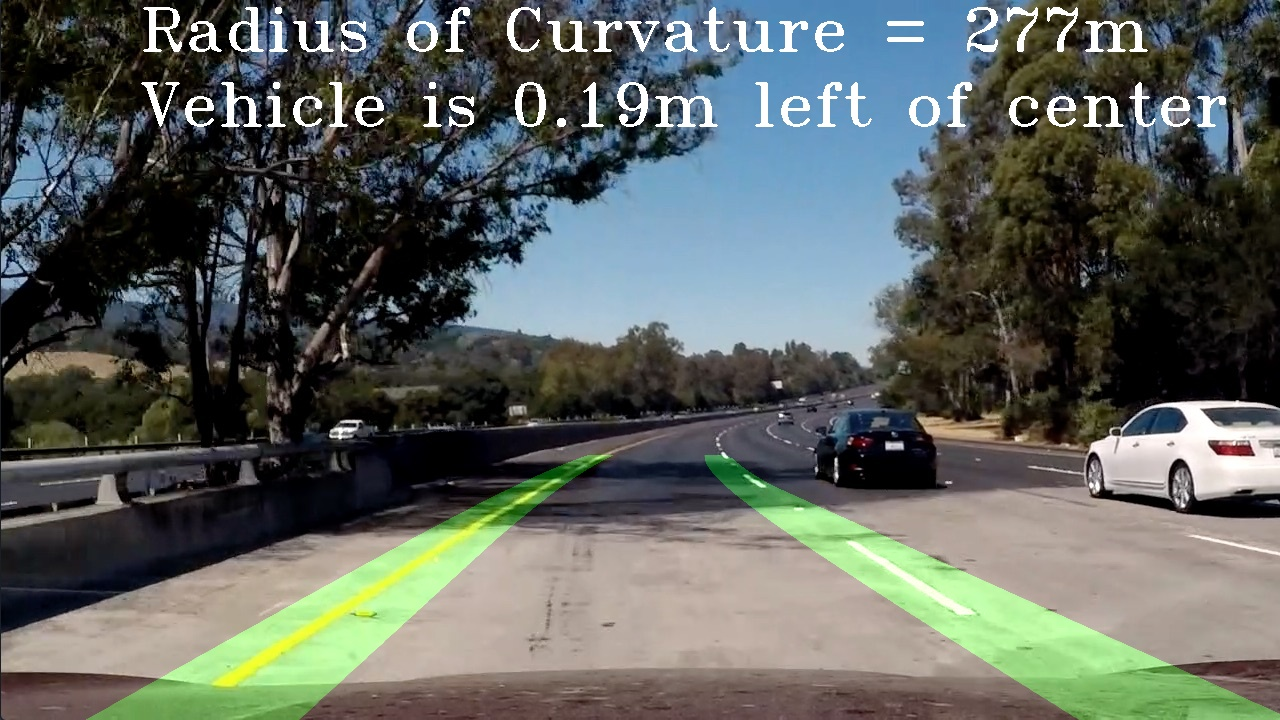
#> input picture output_images/test5.jpg, 1280 x 720 px
$ python -i Advanced_Lane_Lines.py   (imports and definitions only)   (older library calls are emulated)
#> lines starting #> are read from the running program, lines starting #| are printed output that depends on the picture
import numpy as np
import matplotlib.pyplot as plt
from moviepy.editor import VideoFileClip
import cv2
import glob


###########################################################################333333333333
####   Function to print images for comparison to original image
# [23 lines left out: function print_images, not called in this run]

#####################################################################################
#### Camera calibration function

def calibrate_camera(cal_images,nx=9,ny=6,prn=0,nm='calibrate_camera'):
#> further down, picture is the input picture: shape (720, 1280, 3); mean B, G, R 93.6, 98.7, 92.9
    imgpts = [] # pixels identified in the image
    objpts = [] # Real life object points
    for name in glob.glob(cal_images):
        img=cv2.imread(name)
        gray=cv2.cvtColor(img,cv2.COLOR_BGR2GRAY)

        objp=np.zeros((nx*ny,3),np.float32)
        objp[:,:2]=np.mgrid[0:nx,0:ny].T.reshape(-1,2)

        ret,corners = cv2.findChessboardCorners(gray,(nx,ny),None)

        if ret==True:
            img = cv2.drawChessboardCorners(img,(nx,ny),corners,ret)

            imgpts.append(corners)
            objpts.append(objp)
    orig = np.copy(img)
    ret, mtx, dist, rvecs, tvecs = cv2.calibrateCamera(objpts,imgpts,img.shape[1::-1],None,None)

    ## to print comparison with original image
    if prn==1:
        print_images(orig,img,nm)

    return ret, mtx, dist, rvecs, tvecs

################################################################################################
##### Image undistortion code

# [23 lines left out: functions cal_undistort, color_threshold, not called in this run]

####################################################################################################
#### Sobel threshold of the image
# orient == 'm' for magnitude or 'gr' for gradient or 'x' or 'y'

def sobel_threshold(img, orient='m',kern=3, thresh=(30, 100),prn=0,nm='sobel_threshold'):
#> called with orient = 'm', kern = 3, thresh = (30, 100), prn = 0, nm = 'sobel_threshold'
    orig=np.copy(img)
    gray=cv2.cvtColor(img,cv2.COLOR_BGR2GRAY)
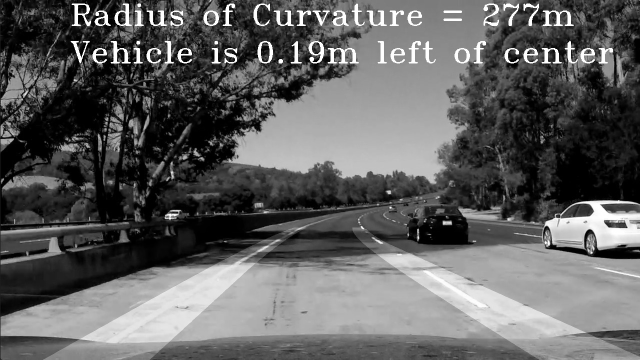
#> gray: shape (720, 1280) (shown at 1/2 size); min 0, max 255, mean 96.4

    sobx=cv2.Sobel(gray,cv2.CV_64F,1,0,ksize=kern)
    soby = cv2.Sobel(gray, cv2.CV_64F, 0, 1, ksize=kern)
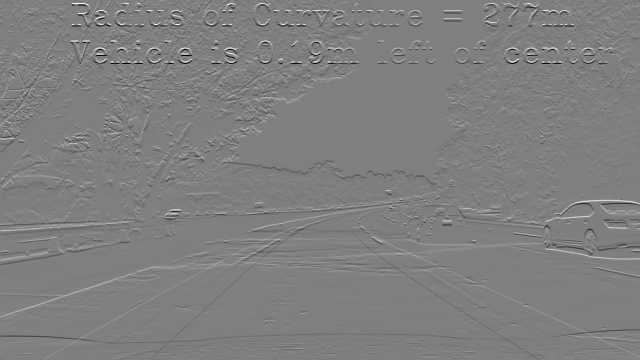
#> soby: shape (720, 1280) float64 (shown at 1/2 size); min -1020, max 1019, mean 0.3; drawn with min black and max white

    if orient=='m':     # magnitude of sobel
        sob=np.sqrt((sobx**2)+(sobx**2))
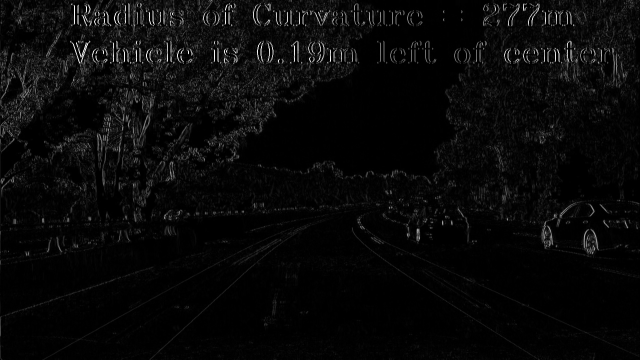
#> sob: shape (720, 1280) float64 (shown at 1/2 size); min 0, max 1439.7, mean 52.7; drawn with min black and max white
    elif orient=='gr':  # gradient of sobel
        abs_sobx=np.absolute(sobx)
        abs_soby = np.absolute(soby)

        sob=np.arctan2(abs_soby,abs_sobx)
    elif orient=='x':   # sobel gradient in x direction
        sob=sobx
    elif orient=='y':   # sobel gradient in y direction
        sob=soby
    else:
        print("Enter a valid value of orient")
        return gray

    binary_image = np.zeros_like(gray)
    binary_image[(sob>= thresh[0]) & (sob < thresh[1])]=1

    if prn==1:
        print_images(orig,binary_image,nm+orient)

    return binary_image

################################################################################################
##### Perspective transform for the bird's eye view of the image

# [286 lines left out: functions perspective_transform, find_lanes, search_around_poly, rad_curvature, fit_poly, plot_poly, not called in this run]

######################################################################################
#### Find weighted image from two images

def img_weighted(main_img,overlay_img,a=1,b=0.3):
    return cv2.addWeighted(main_img, a, overlay_img, b, 0)

########################################################################################
#### Put text in the image

def image_text(img,string,coord=(100,100),type=4,scl=2,color=(255,255,255),thickness=2):
    return cv2.putText(img, string,coord, type, scl, (255, 255, 255), thickness)

###########################################################################################
# Define a class to receive the characteristics of each line detection
class Line():
    def __init__(self):
        # was the line detected in the last iteration?
        self.detected = False
        # x values of the last n fits of the line
        self.recent_xfitted = []
        #average x values of the fitted line over the last n iterations
        self.bestx = None
        #polynomial coefficients averaged over the last n iterations
        self.average_fit = None
        #polynomial coefficients for the most recent fit
        self.current_fit = [np.array([False])]
        #radius of curvature of the line in some units
        self.radius_of_curvature = None
        #distance in meters of vehicle center from the line
        self.line_base_pos = None
        #difference in x-coordinate at top
        self.diffx=[]
        #difference in fit coefficients between last and new fits
        self.diffs = np.array([0,0,0], dtype='float')
        #x values for detected line pixels
        self.allx = None
        #y values for detected line pixels
        self.ally = None

left=Line()
right=Line()

#############################################################################################
#### camera calibration

cal_images='camera_cal/calibration*.jpg'
# [1 line not run here, left out]
# [1 line that did not run here, left out]

################################################################################################
#### defining source and destination points for perspective transform

src=np.float32([[190,720],[581,457],[703,457],[1140,720]])
dest=np.float32([[200,720],[200,50],[1080,50],[1080,720]])

###################################################################################################
#### FOR INDIVIDUAL IMAGE PROCESSING

# for name in glob.glob('test_images/*.jpg'):
# # name='test_images/test3.jpg'
#     image=cv2.imread(name)        #   Read image
#     undst=cal_undistort(image,mtx,dist)   # undistort image
#     sobx=sobel_threshold(undst, orient='x',kern=3, thresh=(30, 250))      # sobel threshold in X- direction
#     #soby=sobel_threshold(undst, orient='y',kern=3, thresh=(30, 250))
#     # sobm=sobel_threshold(undst, orient='m',kern=3, thresh=(70, 250))
#     # sobgr=sobel_threshold(undst, orient='gr',kern=3, thresh=(0.7, 1.1))
#     # color_threshold(lane_image,channel=0,thresh=(100,250),prn=1)
#     col_binary=color_threshold(undst,channel=2,thresh=(100,250))      # color threshold
#
#     combined=np.zeros_like(col_binary)
#     combined[(sobx>0) | (col_binary>0)]=1     # combining thresholds

#     warped=perspective_transform(combined,src,dest)       # perspective tranform Bird's eye view
#     left_poly,right_poly=find_lanes(warped)               # find lanes from scratch
#     result,window_img=plot_poly(warped,left_poly,right_poly)  # plot polynomial around lanes
#     rad_curvature(warped)     # radius of curvature of lanes
#
#     rad_left=left.radius_of_curvature
#     rad_right=right.radius_of_curvature
#     car_ln_center=left.line_base_pos
#
#     warped=perspective_transform(window_img,src,dest,inv=1)       # perspetive transform to original image frame
#     processed_img=img_weighted(image,warped.astype(np.uint8))     # projecting lanes to original image
#
#     rad_str='Radius of Curvature = '+str(int((rad_left+rad_right)/2))+'m'
#
#     if car_ln_center>0:
#         cen_str='Vehicle is '+str(np.abs(round(car_ln_center,2)))+'m right of center'
#     else:
#         cen_str = 'Vehicle is ' + str(np.abs(round(car_ln_center,2))) + 'm left of center'
#
#     final_img=image_text(processed_img,rad_str,coord=(warped.shape[1]//2-500,50))     # put text on the image
#     final_img=image_text(processed_img,cen_str,coord=(warped.shape[1]//2-500,125))
#
#     output_filepath='output_images/test_images_'+name[12:]
#     cv2.imwrite(output_filepath,final_img)

# FOR VIDEO FRAME PROCESSING
# [35 lines left out: function img_proc, not called in this run]

# video paths
video1='harder_challenge_video.mp4'
output_filepath='trial/'+video1
# [1 line that did not run here, left out]
# [1 line that did not run here, left out]
# [1 line not run here, left out]

>>> import cv2
>>> picture = cv2.imread('output_images/test5.jpg')
>>> result = sobel_threshold(picture)
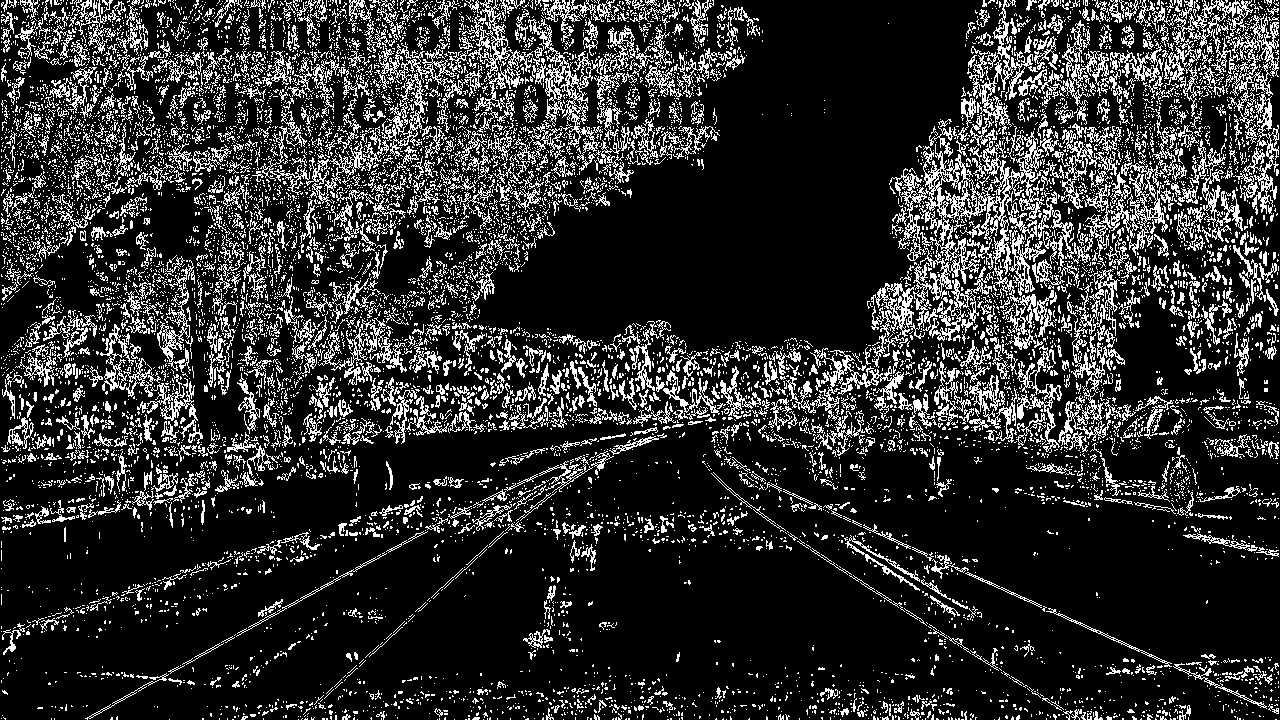
#> result: shape (720, 1280); values 0 (black) and 1 (white), 18.2% white in thin lines or dots

$ run again, on output_images/test3.jpg
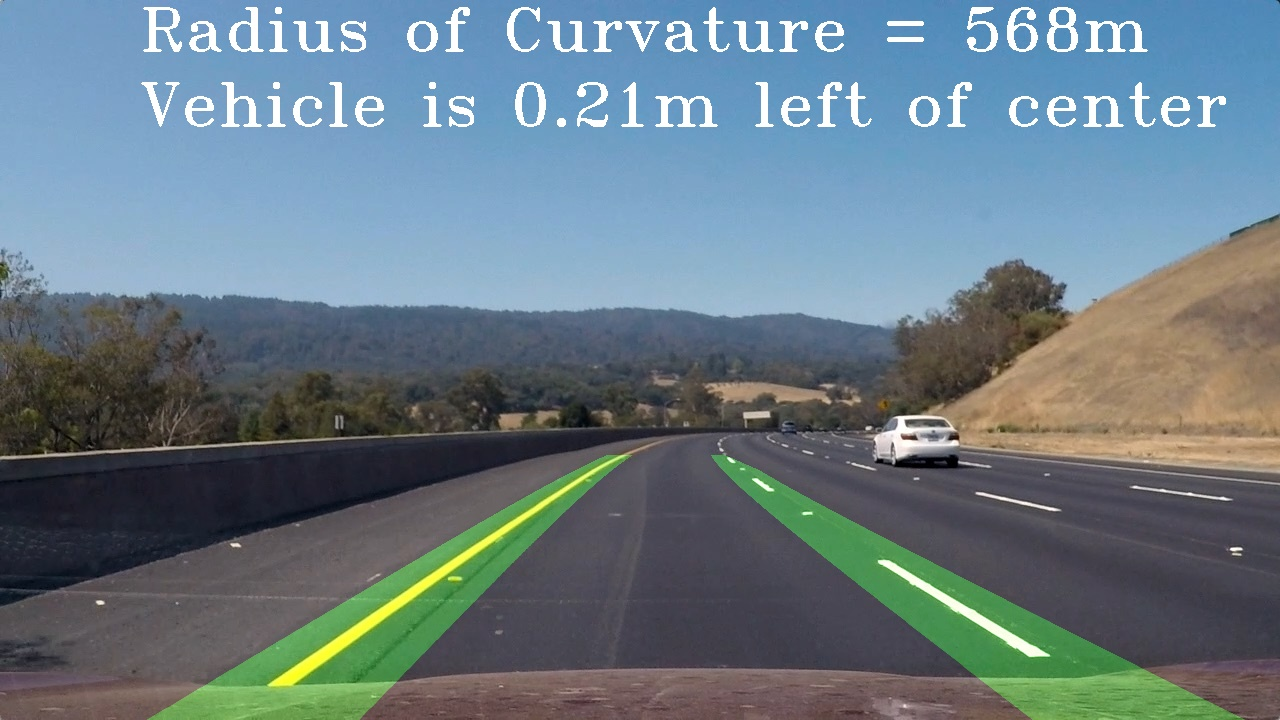
#> input picture output_images/test3.jpg, 1280 x 720 px
#> picture is the input picture: shape (720, 1280, 3); mean B, G, R 131.9, 122.8, 104.6
#> in sobel_threshold, `soby = cv2.Sobel(gray, cv2.CV_64F, 0, 1, ksize=kern)`:
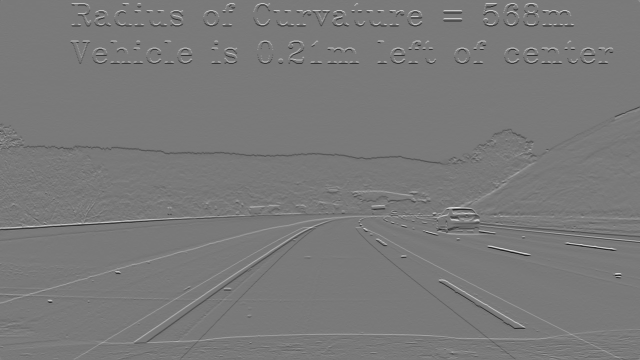
#> soby: shape (720, 1280) float64 (shown at 1/2 size); min -745, max 813, mean -0.3; drawn with min black and max white
#> `result = sobel_threshold(picture)`:
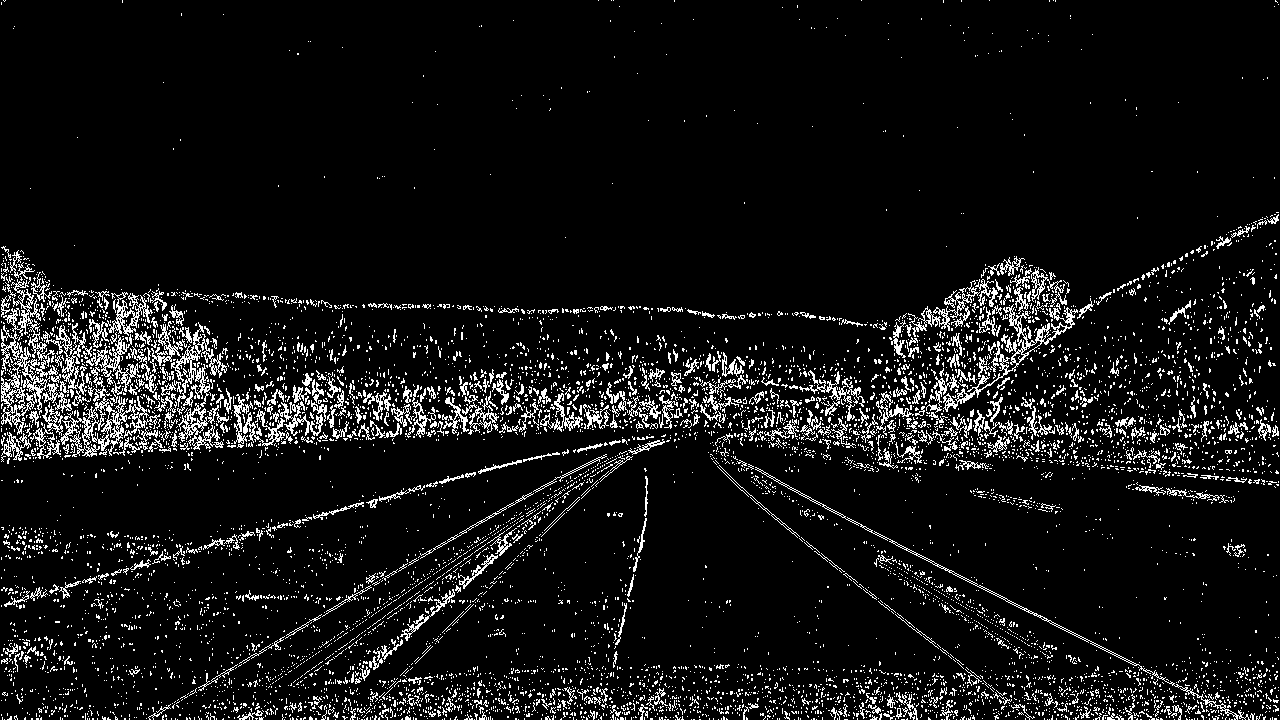
#> result: shape (720, 1280); values 0 (black) and 1 (white), 7.7% white in thin lines or dots

$ run again, on output_images/test1.jpg
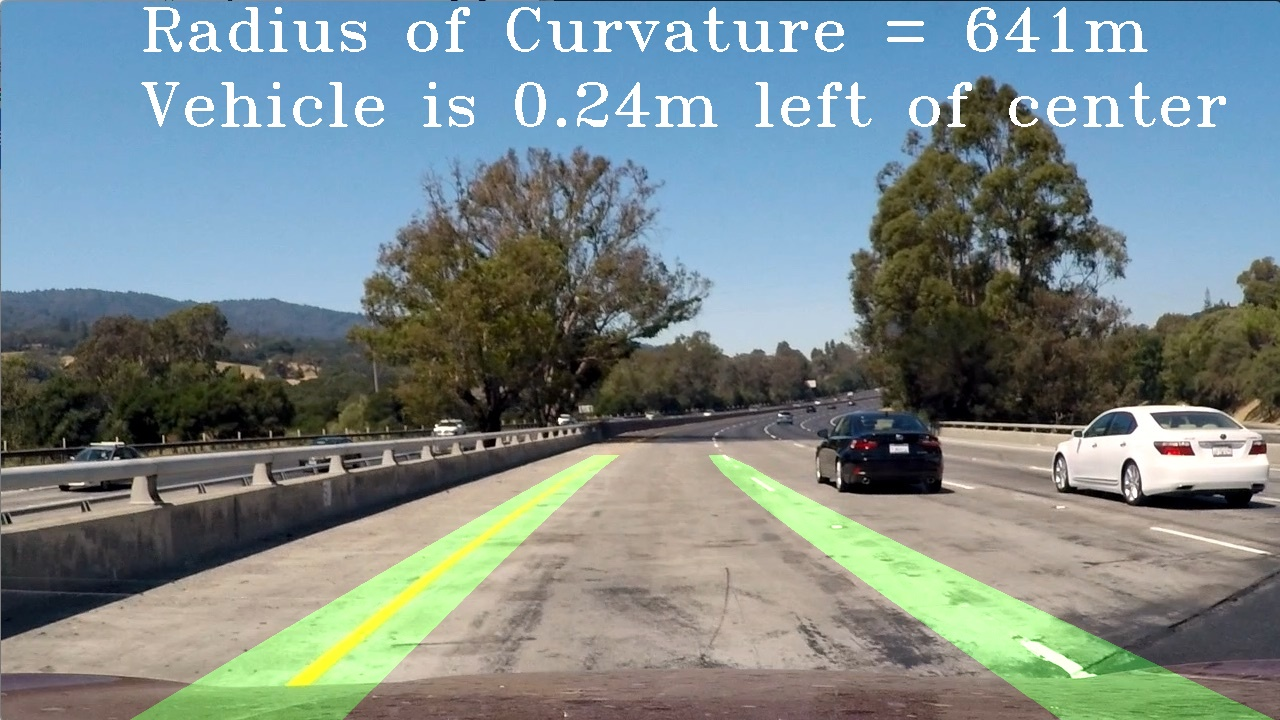
#> input picture output_images/test1.jpg, 1280 x 720 px
#> picture is the input picture: shape (720, 1280, 3); mean B, G, R 136.7, 135.8, 121.1
#> in sobel_threshold, `soby = cv2.Sobel(gray, cv2.CV_64F, 0, 1, ksize=kern)`:
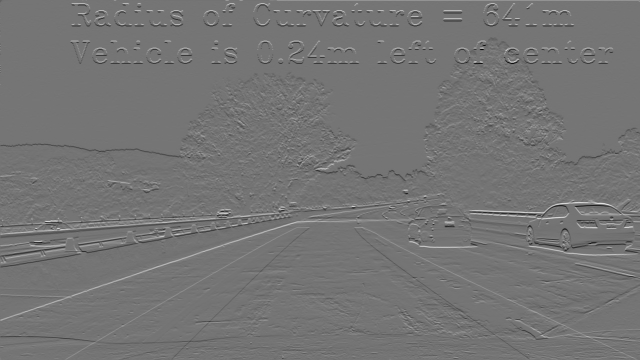
#> soby: shape (720, 1280) float64 (shown at 1/2 size); min -802, max 945, mean 0.1; drawn with min black and max white
#> `result = sobel_threshold(picture)`:
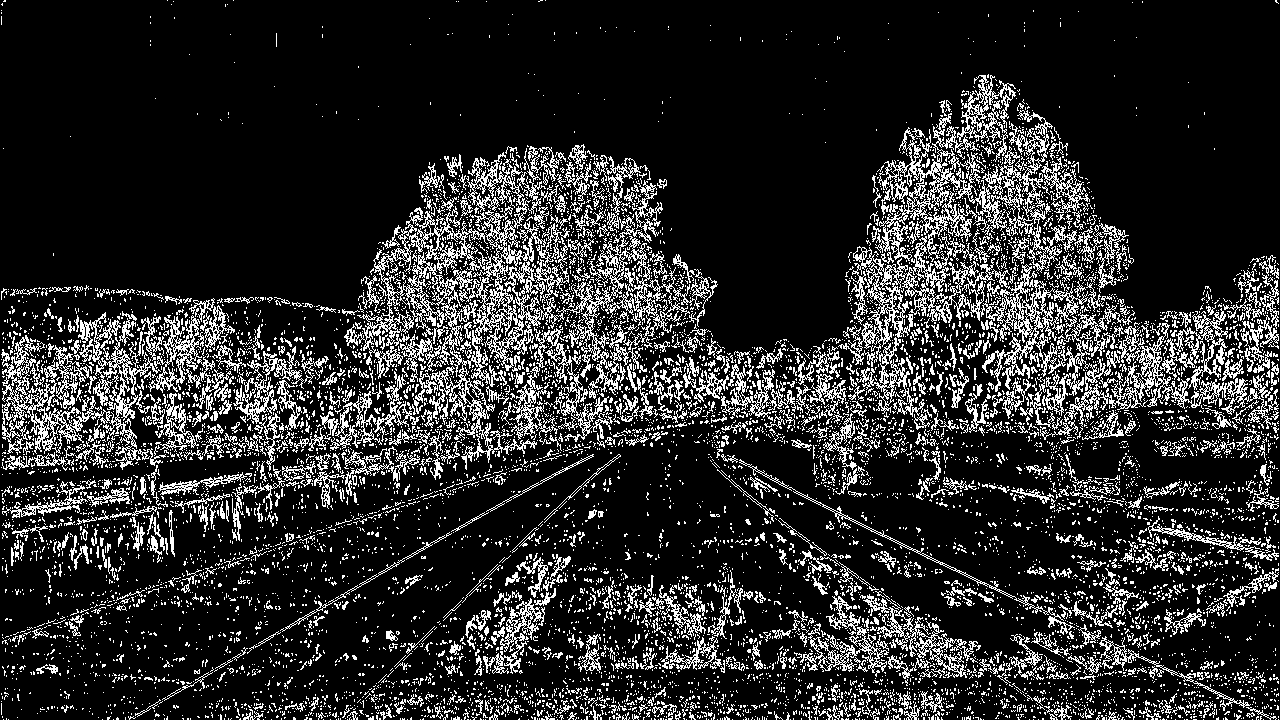
#> result: shape (720, 1280); values 0 (black) and 1 (white), 16.9% white in thin lines or dots
